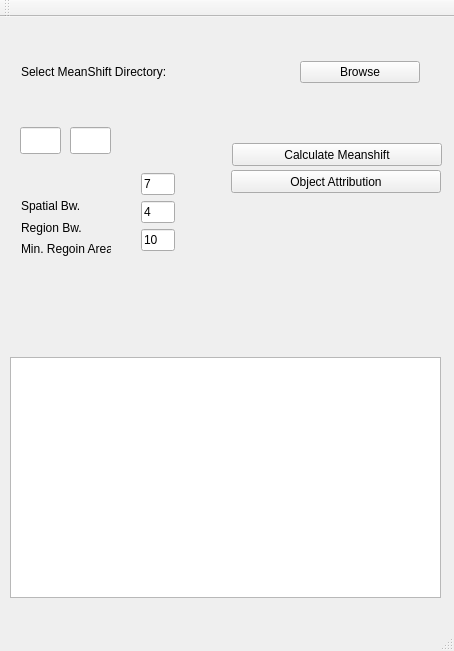
<?xml version="1.0" encoding="UTF-8"?>
<ui version="4.0">
 <class>MainWindow</class>
 <widget class="QMainWindow" name="MainWindow">
  <property name="geometry">
   <rect>
    <x>0</x>
    <y>0</y>
    <width>454</width>
    <height>651</height>
   </rect>
  </property>
  <property name="windowTitle">
   <string>MainWindow</string>
  </property>
  <widget class="QWidget" name="centralWidget">
   <widget class="QWidget" name="layoutWidget_2">
    <property name="geometry">
     <rect>
      <x>10</x>
      <y>170</y>
      <width>112</width>
      <height>81</height>
     </rect>
    </property>
    <layout class="QVBoxLayout" name="verticalLayout_5">
     <item>
      <widget class="QLabel" name="label_5">
       <property name="text">
        <string>Spatial Bw.</string>
       </property>
      </widget>
     </item>
     <item>
      <widget class="QLabel" name="label_6">
       <property name="text">
        <string>Region Bw.</string>
       </property>
      </widget>
     </item>
     <item>
      <widget class="QLabel" name="label_7">
       <property name="text">
        <string>Min. Regoin Area</string>
       </property>
      </widget>
     </item>
    </layout>
   </widget>
   <widget class="QWidget" name="layoutWidget_3">
    <property name="geometry">
     <rect>
      <x>130</x>
      <y>140</y>
      <width>56</width>
      <height>111</height>
     </rect>
    </property>
    <layout class="QVBoxLayout" name="verticalLayout_4">
     <item>
      <layout class="QHBoxLayout" name="horizontalLayout_4">
       <item>
        <layout class="QVBoxLayout" name="verticalLayout_2">
         <item>
          <widget class="QLineEdit" name="lineEdit_s1">
           <property name="text">
            <string>7</string>
           </property>
          </widget>
         </item>
         <item>
          <widget class="QLineEdit" name="lineEdit_r1">
           <property name="text">
            <string>4</string>
           </property>
          </widget>
         </item>
         <item>
          <widget class="QLineEdit" name="lineEdit_m1">
           <property name="text">
            <string>10</string>
           </property>
          </widget>
         </item>
        </layout>
       </item>
      </layout>
     </item>
    </layout>
   </widget>
   <widget class="QTextBrowser" name="textBrowser">
    <property name="geometry">
     <rect>
      <x>10</x>
      <y>340</y>
      <width>431</width>
      <height>241</height>
     </rect>
    </property>
   </widget>
   <widget class="QWidget" name="layoutWidget">
    <property name="geometry">
     <rect>
      <x>10</x>
      <y>10</y>
      <width>421</width>
      <height>91</height>
     </rect>
    </property>
    <layout class="QVBoxLayout" name="verticalLayout">
      <item>
      <layout class="QHBoxLayout" name="horizontalLayout_3">
       <item>
        <widget class="QLabel" name="label_3">
         <property name="text">
          <string>Select MeanShift Directory:</string>
         </property>
        </widget>
       </item>
       <item>
        <widget class="QLabel" name="dirLabel">
         <property name="text">
          <string/>
         </property>
        </widget>
       </item>
       <item>
        <widget class="QPushButton" name="msdir">
         <property name="text">
          <string>Browse</string>
         </property>
        </widget>
       </item>
      </layout>
     </item>
    </layout>
   </widget>
   <widget class="QPushButton" name="pushButton_ms">
    <property name="enabled">
     <bool>true</bool>
    </property>
    <property name="geometry">
     <rect>
      <x>232</x>
      <y>126</y>
      <width>210</width>
      <height>23</height>
     </rect>
    </property>
    <property name="text">
     <string>Calculate Meanshift</string>
    </property>
   </widget>
   <widget class="QPushButton" name="pushButton_cd">
    <property name="geometry">
     <rect>
      <x>231</x>
      <y>153</y>
      <width>210</width>
      <height>23</height>
     </rect>
    </property>
    <property name="text">
     <string>Object Attribution</string>
    </property>
   </widget>
   <widget class="QLineEdit" name="lineEdit_cls_2">
    <property name="geometry">
     <rect>
      <x>20</x>
      <y>110</y>
      <width>41</width>
      <height>27</height>
     </rect>
    </property>
    <property name="maximumSize">
     <size>
      <width>190</width>
      <height>27</height>
     </size>
    </property>
   </widget>
   <widget class="QLineEdit" name="lineEdit_cls_3">
    <property name="geometry">
     <rect>
      <x>70</x>
      <y>110</y>
      <width>41</width>
      <height>27</height>
     </rect>
    </property>
    <property name="maximumSize">
     <size>
      <width>190</width>
      <height>27</height>
     </size>
    </property>
   </widget>
   
  </widget>
  <widget class="QMenuBar" name="menuBar">
   <property name="geometry">
    <rect>
     <x>0</x>
     <y>0</y>
     <width>454</width>
     <height>21</height>
    </rect>
   </property>
  </widget>
  <widget class="QToolBar" name="mainToolBar">
   <attribute name="toolBarArea">
    <enum>TopToolBarArea</enum>
   </attribute>
   <attribute name="toolBarBreak">
    <bool>false</bool>
   </attribute>
  </widget>
  <widget class="QStatusBar" name="statusBar"/>
 </widget>
 <layoutdefault spacing="6" margin="11"/>
 <resources/>
 <connections/>
</ui>
